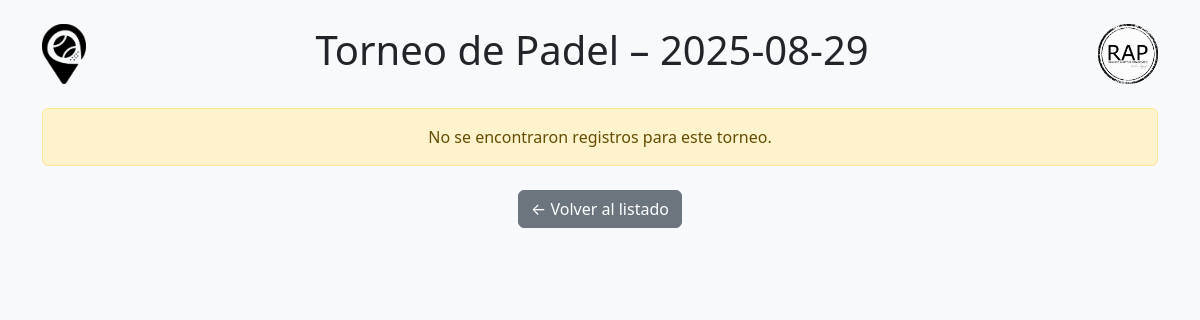
Page /torneo/Torneo de Padel/2025-08-29/3RA CAB on the earlier database version.
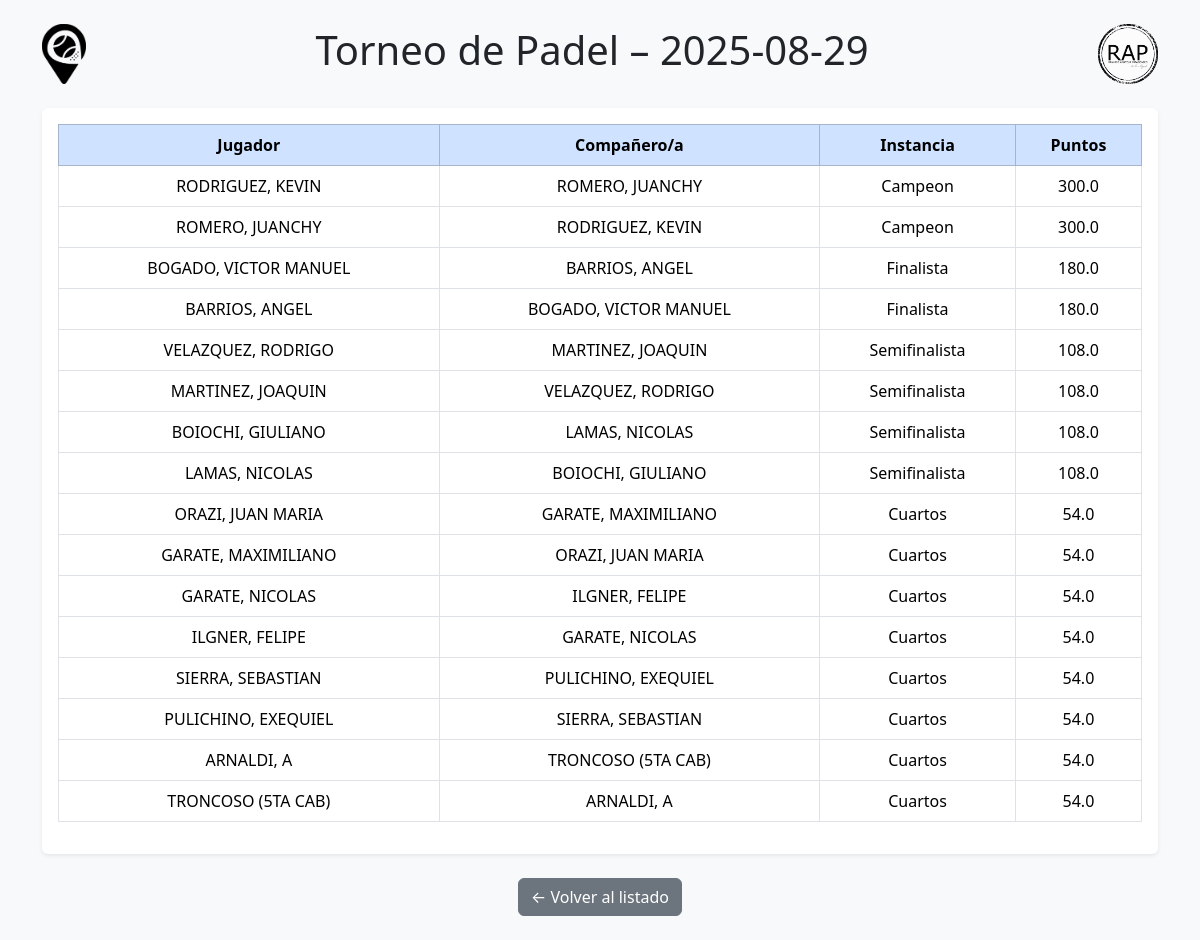
Same page on the later database version.
### tables this page shows
CREATE TABLE resultados (
        id INTEGER PRIMARY KEY AUTOINCREMENT,
        torneo TEXT,
        fecha TEXT,
        nivel TEXT,
        categoria_torneo TEXT,
        jugador TEXT,
        pareja TEXT,
        ronda TEXT,
        puntos REAL,
        observacion TEXT
      );

### app.py (the view)
@app.route('/torneo/<nombre>/<fecha>/<categoria>')
def ver_torneo(nombre, fecha, categoria):
    conn = get_db_connection()
    cursor = conn.cursor()
    cursor.execute("""
        SELECT jugador, pareja, ronda, puntos, nivel
        FROM resultados
        WHERE torneo = ? AND fecha = ? AND categoria_torneo = ?
    """, (nombre, fecha, categoria))
    participantes = [
        {
            'jugador': row['jugador'],
            'pareja': row['pareja'],
            'ronda': row['ronda'],
            'puntos': row['puntos'],
            'nivel': row['nivel']
        }
        for row in cursor.fetchall()
    ]
    conn.close()
    return render_template(
        'ver_torneo.html',
        nombre=nombre,
        fecha=fecha,
        categoria=categoria,
        participantes=participantes
    )

### app.py (called while the page is built)
def get_db_connection():
    db_path = os.path.join(os.path.dirname(__file__), 'database.db')
    conn = sqlite3.connect(db_path)
    conn.row_factory = sqlite3.Row
    return conn

### templates/ver_torneo.html (shortened to what this page needs)
<!DOCTYPE html>
<html lang="es">
<head>
    <link href="https://cdn.jsdelivr.net/npm/bootstrap@5.3.3/dist/css/bootstrap.min.css" rel="stylesheet">
</head>
<body class="bg-light">
<div class="container py-4">
    <div class="d-flex justify-content-between align-items-center mb-4">
        <img src="{{ url_for('static', filename='img/logo_academia.png') }}" alt="Academia Bogado" class="logo-header">
        <h1 class="text-center flex-grow-1">{{ nombre }} – {{ fecha }}</h1>
        <img src="{{ url_for('static', filename='img/logo_rap.png') }}" alt="RAP Ranking" class="logo-header">
    </div>
    {% if participantes %}
        <div class="table-responsive bg-white p-3 rounded shadow-sm">
            <table class="table table-bordered table-hover align-middle text-center">
                <thead class="table-primary">
                    <tr>
                        <th>Jugador</th>
                        <th>Compañero/a</th>
                        <th>Instancia</th>
                        <th>Puntos</th>
                    </tr>
                </thead>
                <tbody>
                    {% for p in participantes %}
                    <tr>
                        <td>{{ p.jugador }}</td>
                        <td>{{ p.pareja if p.pareja else '-' }}</td>
                        <td>{{ p.ronda }}</td>
                        <td>{{ p.puntos }}</td>
                    </tr>
                    {% endfor %}
                </tbody>
            </table>
        </div>
    {% else %}
        <div class="alert alert-warning text-center">
            No se encontraron registros para este torneo.
        </div>
    {% endif %}
    <div class="text-center mt-4">
        <a href="{{ url_for('listar_torneos') }}" class="btn btn-secondary">← Volver al listado</a>
    </div>
</div>
</body>
</html>

Differences in the rows shown:
added resultados: jugador "RODRIGUEZ, KEVIN", pareja "ROMERO, JUANCHY", ronda "Campeon", puntos "300.0"
added resultados: jugador "ROMERO, JUANCHY", pareja "RODRIGUEZ, KEVIN", ronda "Campeon", puntos "300.0"
added resultados: jugador "BOGADO, VICTOR MANUEL", pareja "BARRIOS, ANGEL", ronda "Finalista", puntos "180.0"
added resultados: jugador "BARRIOS, ANGEL", pareja "BOGADO, VICTOR MANUEL", ronda "Finalista", puntos "180.0"
added resultados: jugador "VELAZQUEZ, RODRIGO", pareja "MARTINEZ, JOAQUIN", ronda "Semifinalista", puntos "108.0"
added resultados: jugador "MARTINEZ, JOAQUIN", pareja "VELAZQUEZ, RODRIGO", ronda "Semifinalista", puntos "108.0"
added resultados: jugador "BOIOCHI, GIULIANO", pareja "LAMAS, NICOLAS", ronda "Semifinalista", puntos "108.0"
added resultados: jugador "LAMAS, NICOLAS", pareja "BOIOCHI, GIULIANO", ronda "Semifinalista", puntos "108.0"
added resultados: jugador "ORAZI, JUAN MARIA", pareja "GARATE, MAXIMILIANO", ronda "Cuartos", puntos "54.0"
added resultados: jugador "GARATE, MAXIMILIANO", pareja "ORAZI, JUAN MARIA", ronda "Cuartos", puntos "54.0"
added resultados: jugador "GARATE, NICOLAS", pareja "ILGNER, FELIPE", ronda "Cuartos", puntos "54.0"
added resultados: jugador "ILGNER, FELIPE", pareja "GARATE, NICOLAS", ronda "Cuartos", puntos "54.0"
added resultados: jugador "SIERRA, SEBASTIAN", pareja "PULICHINO, EXEQUIEL", ronda "Cuartos", puntos "54.0"
added resultados: jugador "PULICHINO, EXEQUIEL", pareja "SIERRA, SEBASTIAN", ronda "Cuartos", puntos "54.0"
added resultados: jugador "ARNALDI, A", pareja "TRONCOSO (5TA CAB)", ronda "Cuartos", puntos "54.0"
added resultados: jugador "TRONCOSO (5TA CAB)", pareja "ARNALDI, A", ronda "Cuartos", puntos "54.0"
Other differences:
text no longer shown: "No se encontraron registros para este torneo."
text now shown: "Jugador Compañero/a Instancia Puntos"
